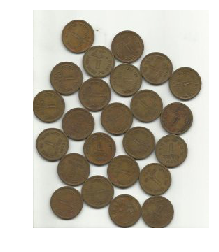
#> input picture Image/coin.png, 219 x 252 px, found by its file name
$ jupyter execute --allow-errors Segmentatio_Based_on_Clustering_and_Watershed.ipynb
#> lines starting #> are read from the running program, lines starting #| are printed output that depends on the picture; after the words box and inside, x2 and y2 are one past the last pixel; in counts of white or black regions, pixels touching at a corner belong together
<a href="https://colab.research.google.com/github/farhanwew/Digital-Image-processing/blob/main/Segmentatio_Based_on_Clustering_and_Watershed.ipynb" target="_parent"></a>

**Segmentasi Citra Berbasis Similaritas: Clustering dan Watershed**

---

### 1. Konsep Segmentasi Berbasis Clustering

Segmentasi berbasis clustering memanfaatkan algoritma pembelajaran tak terawasi (unsupervised learning) untuk mengelompokkan piksel berdasarkan fitur seperti intensitas, warna, atau koordinat spasial.

Algoritma yang umum digunakan:

* **K-Means Clustering**: Mengelompokkan piksel ke dalam *k* klaster berdasarkan jarak ke pusat klaster.
* **Mean Shift**, **DBSCAN**, dan lain-lain.

### 2. Implementasi K-Means Clustering

```python
  import cv2
  import numpy as np
  import matplotlib.pyplot as plt

  img = cv2.imread('image.jpg')
  img_rgb = cv2.cvtColor(img, cv2.COLOR_BGR2RGB)
  plt.imshow(img_rgb)
  plt.title('RGB Original Image')
  plt.axis('off')
  plt.show()

  Z = img_rgb.reshape((-1,3))
  Z = np.float32(Z)

  criteria = (cv2.TERM_CRITERIA_EPS + cv2.TERM_CRITERIA_MAX_ITER, 10, 1.0)
  K = 3
  ret,label,center=cv2.kmeans(Z,K,None,criteria,10,cv2.KMEANS_RANDOM_CENTERS)

  center = np.uint8(center)
  res = center[label.flatten()]
  segmented_img = res.reshape((img.shape))

  plt.imshow(segmented_img)
  plt.title('K-Means Segmentation')
  plt.axis('off')
  plt.show()
```

### 3. Konsep Segmentasi Watershed

Watershed adalah algoritma berbasis morfologi yang memodelkan citra sebagai topografi. Area terang (intensitas tinggi) dianggap sebagai puncak dan area gelap (intensitas rendah) sebagai lembah. Tujuannya adalah membanjiri lembah dari marker (penanda), lalu membuat batas di titik pertemuan antara banjir.
Watershed efektif jika dikombinasikan dengan marker dan preprocessing.

### 4. Implementasi Watershed di Python

```python
  img = cv2.imread('image.jpg')
  gray = cv2.cvtColor(img, cv2.COLOR_BGR2GRAY)
  ret, thresh = cv2.threshold(gray, 0, 255, cv2.THRESH_BINARY_INV + cv2.THRESH_OTSU)

  # Noise removal
  kernel = np.ones((3,3), np.uint8)
  opening = cv2.morphologyEx(thresh, cv2.MORPH_OPEN, kernel, iterations=2)

  # Sure background
  sure_bg = cv2.dilate(opening, kernel, iterations=3)

  # Sure foreground
  dist_transform = cv2.distanceTransform(opening, cv2.DIST_L2, 5)
  ret, sure_fg = cv2.threshold(dist_transform, 0.7*dist_transform.max(), 255, 0)

  # Unknown region
  sure_fg = np.uint8(sure_fg)
  unknown = cv2.subtract(sure_bg, sure_fg)

  # Marker labelling
  ret, markers = cv2.connectedComponents(sure_fg)
  markers = markers + 1
  markers[unknown == 255] = 0

  markers = cv2.watershed(img, markers)
  img[markers == -1] = [255, 0, 0]

  plt.imshow(cv2.cvtColor(img, cv2.COLOR_BGR2RGB))
  plt.title('Watershed Result')
  plt.axis('off')
  plt.show()
```

---

### 5. Visualisasi Eksperimen Tambahan

#### Menguji jumlah klaster *K* yang berbeda pada K-Means:
```python
  for k in [2, 4, 6]:
      _, labels, centers = cv2.kmeans(np.float32(img_reshaped), k, None, criteria, 10, cv2.KMEANS_RANDOM_CENTERS)
      segmented_img = centers[labels.flatten()].reshape(img.shape).astype(np.uint8)
      plt.figure()
      plt.imshow(cv2.cvtColor(segmented_img, cv2.COLOR_BGR2RGB))
      plt.title(f'K-Means with k={k}')
      plt.axis('off')
      plt.show()
```

#### Menambahkan Preprocessing dengan CLAHE untuk Watershed:
```python
  clahe = cv2.createCLAHE(clipLimit=2.0, tileGridSize=(8,8))
  gray_clahe = clahe.apply(gray)
  # Gunakan gray_clahe dalam preprocessing untuk Watershed
```

#### Menggabungkan Watershed dengan Deteksi Tepi dan Thresholding untuk Marker Lebih Akurat:
```python
  edges = cv2.Canny(gray, 100, 200)
  edges_dilated = cv2.dilate(edges, kernel, iterations=1)
  ret, thresh = cv2.threshold(gray, 0, 255, cv2.THRESH_BINARY_INV + cv2.THRESH_OTSU)
  combined_marker = cv2.bitwise_or(edges_dilated, thresh)
  # Lanjutkan dengan langkah marker dan watershed seperti sebelumnya
  # Gunakan 'combined_marker' sebagai referensi untuk sure_fg
```

#### Mengkombinasikan Clustering dan Watershed untuk Segmentasi Lebih Akurat:
Gabungan clustering (misalnya K-Means) dan watershed dapat meningkatkan akurasi segmentasi.
* Gunakan hasil clustering sebagai dasar penentuan marker.
* Terapkan watershed berdasarkan hasil threshold dari cluster tertentu atau perbedaan antar cluster.

```python
  # Asumsikan segmented_img dari K-Means telah tersedia
  gray_clustered = cv2.cvtColor(segmented_img, cv2.COLOR_RGB2GRAY)
  ret, thresh_clustered = cv2.threshold(gray_clustered, 0, 255, cv2.THRESH_BINARY + cv2.THRESH_OTSU)

  # Preprocessing untuk marker
  opening = cv2.morphologyEx(thresh_clustered, cv2.MORPH_OPEN, kernel, iterations=2)
  sure_bg = cv2.dilate(opening, kernel, iterations=3)
  dist_transform = cv2.distanceTransform(opening, cv2.DIST_L2, 5)
  ret, sure_fg = cv2.threshold(dist_transform, 0.7 * dist_transform.max(), 255, 0)
  sure_fg = np.uint8(sure_fg)
  unknown = cv2.subtract(sure_bg, sure_fg)

  ret, markers = cv2.connectedComponents(sure_fg)
  markers = markers + 1
  markers[unknown == 255] = 0

  markers = cv2.watershed(img, markers)
  img[markers == -1] = [255, 0, 0]

  plt.imshow(cv2.cvtColor(img, cv2.COLOR_BGR2RGB))
  plt.title('Clustering + Watershed')
  plt.axis('off')
  plt.show()
```

---

### 6. Kesimpulan

* Segmentasi berbasis clustering efektif untuk pemisahan objek berdasarkan kesamaan warna/intensitas (tekstur homogen), sementara watershed sangat baik untuk segmentasi objek bersentuhan (objek dengan batas yang jelas).
* Eksperimen parameter penting untuk mendapatkan hasil segmentasi terbaik.
* Preprocessing seperti CLAHE, serta deteksi tepi dan thresholding sangat membantu dalam memperjelas batas objek.
* Kombinasikan Clustering dan Watershed dapat menghasilkan segmentasi yang lebih akurat.

# Load data

[cell 1]
import cv2
import numpy as np
import matplotlib.pyplot as plt

img = cv2.imread('/content/retinal image proc.jpg')
#> (the rest of this cell did not finish here and is left out)

# Clustering

## Kmeans

#> (a cell that did not finish here is left out)

### Experimet K

[cell 3]
def kmeans_segmentation_experiment(img, cluster_values):
    """
    Perform K-Means segmentation with various cluster values and display the results in a subplot.

    Parameters:
        img (numpy.ndarray): Input image (must be in grayscale or color).
        cluster_values (list of int): List of K values (number of clusters) to experiment with.
    """
    # Reshape the image into a 2D array of pixels
    Z = img.reshape((-1, 3)) if len(img.shape) == 3 else img.reshape((-1, 1))
    Z = np.float32(Z)

    # Define criteria for K-Means
    criteria = (cv2.TERM_CRITERIA_EPS + cv2.TERM_CRITERIA_MAX_ITER, 10, 1.0)

    # Prepare the plot
    plt.figure(figsize=(15, 5))
    for i, K in enumerate(cluster_values, start=1):
        # Apply K-Means clustering
        ret, label, center = cv2.kmeans(Z, K, None, criteria, 10, cv2.KMEANS_RANDOM_CENTERS)

        # Convert the centers back to uint8
        center = np.uint8(center)

        # Create the segmented image
        res = center[label.flatten()]
        segmented_img = res.reshape(img.shape)

        # Add the segmented image to the subplot
        plt.subplot(1, len(cluster_values), i)
        plt.imshow(cv2.cvtColor(segmented_img, cv2.COLOR_BGR2RGB) if len(img.shape) == 3 else segmented_img, cmap='gray')
        plt.title(f'K = {K}')
        plt.axis('off')

    plt.tight_layout()
    plt.show()


# Define cluster values to experiment with
cluster_values = list(range(5, 16, 2))

# Perform K-Means segmentation experiment
#> (the rest of this cell did not finish here and is left out)

## Mean shift

[cell 4]
from sklearn.cluster import MeanShift, DBSCAN
def clustering_experiment(img, method="mean_shift", bandwidth=None, eps=5, min_samples=5):
    """
    Apply clustering (Mean Shift or DBSCAN) on an image and visualize the results.

    Parameters:
        img (numpy.ndarray): Input image in grayscale or color.
        method (str): Clustering method ("mean_shift" or "dbscan").
        bandwidth (float): Bandwidth for Mean Shift (ignored for DBSCAN).
        eps (float): Maximum distance between two samples for DBSCAN.
        min_samples (int): Minimum number of samples for DBSCAN.
    """
    # Reshape the image to a 2D feature space
    Z = img.reshape((-1, 3)) if len(img.shape) == 3 else img.reshape((-1, 1))

    if method == "mean_shift":
        # Apply Mean Shift clustering
        mean_shift = MeanShift(bandwidth=bandwidth, bin_seeding=True)
        labels = mean_shift.fit_predict(Z)
        centers = mean_shift.cluster_centers_
        print(f"Number of clusters (Mean Shift): {len(centers)}")
    elif method == "dbscan":
        # Apply DBSCAN clustering
        dbscan = DBSCAN(eps=eps, min_samples=min_samples)
        labels = dbscan.fit_predict(Z)
        print(f"Number of clusters (DBSCAN): {len(set(labels)) - (1 if -1 in labels else 0)}")
    else:
        raise ValueError("Invalid method. Use 'mean_shift' or 'dbscan'.")

    # Map the cluster labels back to the image
    unique_labels = np.unique(labels)
    segmented_img = np.zeros_like(Z, dtype=np.uint8)

    for label in unique_labels:
        if label == -1:  # Noise
            continue
        mask = (labels == label)
        segmented_img[mask] = np.random.randint(0, 255, size=Z.shape[1], dtype=np.uint8)

    segmented_img = segmented_img.reshape(img.shape)

    # Visualize the results
    plt.figure(figsize=(10, 5))
    plt.subplot(1, 2, 1)
    if len(img.shape) == 3:
        plt.imshow(cv2.cvtColor(img, cv2.COLOR_BGR2RGB))
    else:
        plt.imshow(img, cmap='gray')
    plt.title('Original Image')
    plt.axis('off')

    plt.subplot(1, 2, 2)
    if len(img.shape) == 3:
        plt.imshow(cv2.cvtColor(segmented_img, cv2.COLOR_BGR2RGB))
    else:
        plt.imshow(segmented_img, cmap='gray')
    plt.title(f"Segmented ({method})")
    plt.axis('off')

    plt.tight_layout()
    plt.show()

#> (a cell that did not finish here is left out)

#  Watershed

[cell 6]
img = cv2.imread('/content/coin.png')
#> img is the input picture: shape (252, 219, 3); mean B, G, R 172.5, 184.2, 189.9
img_rgb = cv2.cvtColor(img, cv2.COLOR_BGR2RGB)
plt.imshow(img_rgb)
plt.title('RGB Original Image')
plt.axis('off')
plt.show()

[cell 7]
gray = cv2.cvtColor(img, cv2.COLOR_BGR2GRAY)
ret, thresh = cv2.threshold(gray, 0, 255, cv2.THRESH_BINARY_INV + cv2.THRESH_OTSU)
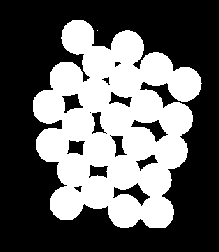
#> thresh: shape (252, 219); 39.1% white; 2 white regions (1 under 20 px), largest, box (x1, y1, x2, y2) and area: (33, 20, 202, 228) 21553
#> ret = 167

# Noise removal
kernel = np.ones((3,3), np.uint8)
opening = cv2.morphologyEx(thresh, cv2.MORPH_OPEN, kernel, iterations=2)
#> opening: shape (252, 219); 39% white; 1 white region, box (x1, y1, x2, y2) and area: (33, 20, 201, 228) 21530

# Sure background
sure_bg = cv2.dilate(opening, kernel, iterations=3)
#> sure_bg: shape (252, 219); 48.5% white; 1 white region, box (x1, y1, x2, y2) and area: (30, 17, 204, 231) 26772

# Sure foreground
dist_transform = cv2.distanceTransform(opening, cv2.DIST_L2, 5)
ret, sure_fg = cv2.threshold(dist_transform, 0.7*dist_transform.max(), 255, 0)
#> sure_fg: shape (252, 219) float32; 4.2% white; 24 white regions, largest, box (x1, y1, x2, y2) and area: (94, 143, 105, 156) 108, (61, 73, 72, 85) 105, (118, 166, 130, 178) 105
#> ret = 11.74

# Unknown region
sure_fg = np.uint8(sure_fg)
unknown = cv2.subtract(sure_bg, sure_fg)
#> unknown: shape (252, 219); 44.3% white; 1 white region, box (x1, y1, x2, y2) and area: (30, 17, 204, 231) 24466

# Marker labelling
ret, markers = cv2.connectedComponents(sure_fg)
#> markers: shape (252, 219) int32; 25 distinct labels, from 0 to 24
#> ret = 25
markers = markers + 1
#> markers: shape (252, 219) int32; 25 distinct labels, from 1 to 25
markers[unknown == 255] = 0
#> markers: shape (252, 219) int32; 26 distinct labels, from 0 to 25

markers = cv2.watershed(img, markers)
#> markers: shape (252, 219) int32; 26 distinct labels, from -1 to 25
img[markers == -1] = [255, 0, 0]
#> img: shape (252, 219, 3); 5.25% of pixels changed, all inside (x1, y1, x2, y2) = (0, 0, 219, 252)

plt.imshow(cv2.cvtColor(img, cv2.COLOR_BGR2RGB))
plt.title('Watershed Result')
plt.axis('off')
plt.show()

## Preprocessing dengan CLAHE untuk Watershed

[cell 8]
# Konversi ke grayscale
gray = cv2.cvtColor(img, cv2.COLOR_BGR2GRAY)

# Menambahkan preprocessing dengan CLAHE
clahe = cv2.createCLAHE(clipLimit=2.0, tileGridSize=(8,8))
gray_clahe = clahe.apply(gray)
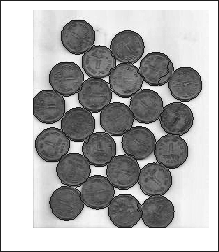
#> gray_clahe: shape (252, 219); min 19, max 255, mean 175.4

# Thresholding
ret, thresh = cv2.threshold(gray_clahe, 0, 255, cv2.THRESH_BINARY_INV + cv2.THRESH_OTSU)
#> thresh: shape (252, 219); 41.6% white; 3 white regions (1 under 20 px), largest, box (x1, y1, x2, y2) and area: (33, 20, 202, 228) 22003, (0, 0, 219, 252) 938
#> ret = 161

# Noise removal
kernel = np.ones((3, 3), np.uint8)
opening = cv2.morphologyEx(thresh, cv2.MORPH_OPEN, kernel, iterations=2)
#> opening: shape (252, 219); 39.8% white; 1 white region, box (x1, y1, x2, y2) and area: (33, 20, 202, 228) 21957

# Sure background
sure_bg = cv2.dilate(opening, kernel, iterations=3)
#> sure_bg: shape (252, 219); 49.1% white; 1 white region, box (x1, y1, x2, y2) and area: (30, 17, 205, 231) 27103

# Sure foreground
dist_transform = cv2.distanceTransform(opening, cv2.DIST_L2, 5)
ret, sure_fg = cv2.threshold(dist_transform, 0.7 * dist_transform.max(), 255, 0)
#> sure_fg: shape (252, 219) float32; 4.4% white; 24 white regions, largest, box (x1, y1, x2, y2) and area: (47, 139, 59, 151) 112, (72, 119, 84, 131) 107, (118, 166, 130, 178) 107
#> ret = 11.9

# Unknown region
sure_fg = np.uint8(sure_fg)
unknown = cv2.subtract(sure_bg, sure_fg)
#> unknown: shape (252, 219); 44.8% white; 1 white region, box (x1, y1, x2, y2) and area: (30, 17, 205, 231) 24697

# Marker labelling
ret, markers = cv2.connectedComponents(sure_fg)
#> markers: shape (252, 219) int32; 25 distinct labels, from 0 to 24
#> ret = 25
markers = markers + 1
#> markers: shape (252, 219) int32; 25 distinct labels, from 1 to 25
markers[unknown == 255] = 0
#> markers: shape (252, 219) int32; 26 distinct labels, from 0 to 25

# Watershed
markers = cv2.watershed(img, markers)
#> markers: shape (252, 219) int32; 26 distinct labels, from -1 to 25
img[markers == -1] = [255, 0, 0]
#> img: shape (252, 219, 3); mean B, G, R 177.2, 175, 180.5

# Menampilkan hasil
plt.imshow(cv2.cvtColor(img, cv2.COLOR_BGR2RGB))
plt.title('Watershed Result with CLAHE')
plt.axis('off')
plt.show()

## Watershed dengan Deteksi Tepi dan Thresholding

[cell 9]
# Konversi ke grayscale
gray = cv2.cvtColor(img, cv2.COLOR_BGR2GRAY)

# Deteksi tepi menggunakan Canny
edges = cv2.Canny(gray, 100, 200)
#> edges: shape (252, 219); 6.8% white in thin lines or dots

# Dilasi pada hasil deteksi tepi
kernel = np.ones((3, 3), np.uint8)
edges_dilated = cv2.dilate(edges, kernel, iterations=1)
#> edges_dilated: shape (252, 219); 20.2% white; 2 white regions, box (x1, y1, x2, y2) and area: (31, 18, 204, 230) 8842, (0, 0, 219, 252) 2331

# Thresholding
ret, thresh = cv2.threshold(gray, 0, 255, cv2.THRESH_BINARY_INV + cv2.THRESH_OTSU)
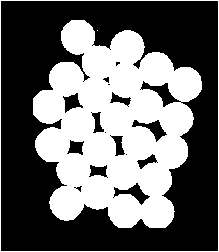
#> thresh: shape (252, 219); 41.6% white; 3 white regions (1 under 20 px), largest, box (x1, y1, x2, y2) and area: (33, 20, 202, 228) 22027, (0, 0, 219, 252) 938
#> ret = 163

# Menggabungkan hasil deteksi tepi dan thresholding
combined_marker = cv2.bitwise_or(edges_dilated, thresh)
#> combined_marker: shape (252, 219); 50% white; 2 white regions, box (x1, y1, x2, y2) and area: (31, 18, 204, 230) 25255, (0, 0, 219, 252) 2331

# Noise removal
opening = cv2.morphologyEx(combined_marker, cv2.MORPH_OPEN, kernel, iterations=2)
#> opening: shape (252, 219); 48.3% white; 3 white regions (1 under 20 px), largest, box (x1, y1, x2, y2) and area: (31, 18, 204, 230) 25234, (0, 0, 219, 252) 1404

# Sure background
sure_bg = cv2.dilate(opening, kernel, iterations=3)
#> sure_bg: shape (252, 219); 57.5% white; 3 black regions (2 under 20 px), largest, box (x1, y1, x2, y2) and area: (0, 0, 213, 246) 23464

# Sure foreground menggunakan marker gabungan
dist_transform = cv2.distanceTransform(opening, cv2.DIST_L2, 5)
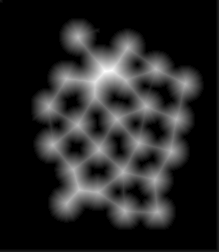
#> dist_transform: shape (252, 219) float32; min 0, max 26.77, mean 4; drawn with min black and max white
ret, sure_fg = cv2.threshold(dist_transform, 0.7 * dist_transform.max(), 255, 0)
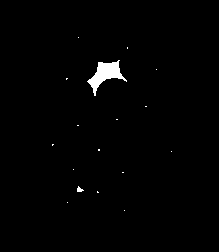
#> sure_fg: shape (252, 219) float32; 1.1% white; 17 white regions (15 under 20 px), largest, box (x1, y1, x2, y2) and area: (87, 60, 127, 96) 547, (77, 186, 84, 192) 25
#> ret = 18.74

# Unknown region
sure_fg = np.uint8(sure_fg)
unknown = cv2.subtract(sure_bg, sure_fg)
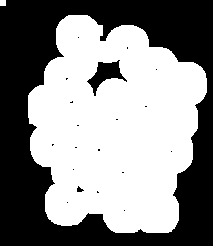
#> unknown: shape (252, 219); 56.4% white; 20 black regions (17 under 20 px), largest, box (x1, y1, x2, y2) and area: (0, 0, 213, 246) 23464, (87, 60, 127, 96) 547, (77, 186, 84, 192) 25

# Marker labelling
ret, markers = cv2.connectedComponents(sure_fg)
#> markers: shape (252, 219) int32; 18 distinct labels, from 0 to 17
#> ret = 18
markers = markers + 1
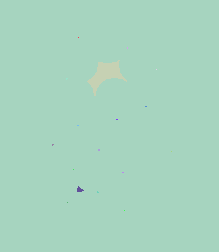
#> markers: shape (252, 219) int32; 18 distinct labels, from 1 to 18; one colour per label, 0 black
markers[unknown == 255] = 0
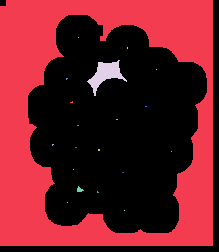
#> markers: shape (252, 219) int32; 19 distinct labels, from 0 to 18; one colour per label, 0 black

# Watershed
markers = cv2.watershed(img, markers)
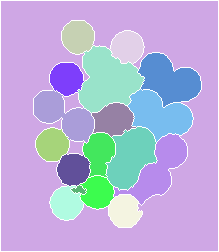
#> markers: shape (252, 219) int32; 19 distinct labels, from -1 to 18; one colour per label, 0 black, -1 white
img[markers == -1] = [255, 0, 0]
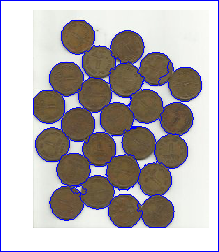
#> img: shape (252, 219, 3); mean B, G, R 177.4, 174.8, 180.4

# Menampilkan hasil
plt.imshow(cv2.cvtColor(img, cv2.COLOR_BGR2RGB))
plt.title('Watershed with Edge Detection and Thresholding')
plt.axis('off')
plt.show()

# Clustering dan Watershed untuk Segmentasi

[cell 10]
img = cv2.imread('/content/coin.png')
img = cv2.cvtColor(img, cv2.COLOR_BGR2RGB)  # Ubah format ke RGB untuk visualisasi yang lebih baik

# Ubah gambar ke bentuk 2D array untuk K-Means
pixel_values = img.reshape((-1, 3))
pixel_values = np.float32(pixel_values)

# K-Means parameters
criteria = (cv2.TERM_CRITERIA_EPS + cv2.TERM_CRITERIA_MAX_ITER, 100, 0.2)
k = 3  # Jumlah kluster
_, labels, centers = cv2.kmeans(pixel_values, k, None, criteria, 10, cv2.KMEANS_RANDOM_CENTERS)
#> centers = [[187.8, 186.9, 178.1], [246.6, 247.5, 244.8], [104.4, 87.91, 62.19]]

# Konversi pusat klaster ke nilai uint8
centers = np.uint8(centers)
#> centers = [[187, 186, 178], [246, 247, 244], [104, 87, 62]]
segmented_img = centers[labels.flatten()]  # Ganti nilai piksel dengan pusat klaster
segmented_img = segmented_img.reshape(img.shape)

# Konversi gambar hasil K-Means ke grayscale
gray_clustered = cv2.cvtColor(segmented_img, cv2.COLOR_RGB2GRAY)

# Thresholding pada gambar hasil K-Means
ret, thresh_clustered = cv2.threshold(gray_clustered, 0, 255, cv2.THRESH_BINARY + cv2.THRESH_OTSU)
#> ret = 89

# Preprocessing untuk marker
kernel = np.ones((3, 3), np.uint8)
opening = cv2.morphologyEx(thresh_clustered, cv2.MORPH_OPEN, kernel, iterations=2)
sure_bg = cv2.dilate(opening, kernel, iterations=3)
dist_transform = cv2.distanceTransform(opening, cv2.DIST_L2, 5)
ret, sure_fg = cv2.threshold(dist_transform, 0.7 * dist_transform.max(), 255, 0)
#> ret = 51.03
sure_fg = np.uint8(sure_fg)
unknown = cv2.subtract(sure_bg, sure_fg)

# Marker labelling
ret, markers = cv2.connectedComponents(sure_fg)
#> ret = 6
markers = markers + 1
markers[unknown == 255] = 0

# Watershed
markers = cv2.watershed(img, markers)
img[markers == -1] = [255, 0, 0]

# Menampilkan hasil
plt.figure(figsize=(12, 8))
plt.subplot(1, 2, 1)
plt.imshow(segmented_img)
plt.title('Segmented Image (K-Means)')
plt.axis('off')

plt.subplot(1, 2, 2)
plt.imshow(cv2.cvtColor(img, cv2.COLOR_BGR2RGB))
plt.title('Watershed Result')
plt.axis('off')

plt.show()
